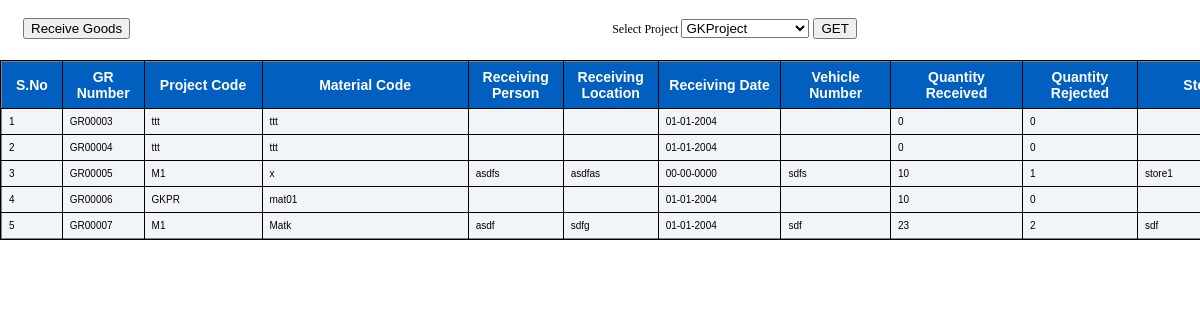
/goodreceipt.php, run on the app's committed database.
### tables this page shows
CREATE TABLE IF NOT EXISTS `receivedgoods` (
  `grno` int(11) NOT NULL,
  `rcvloc` varchar(40) NOT NULL,
  `rcvperson` varchar(40) NOT NULL,
  `rdate` date NOT NULL,
  `vehicleno` varchar(30) NOT NULL,
  `supname` varchar(40) NOT NULL,
  `matcode` varchar(30) NOT NULL,
  `pono` varchar(20) NOT NULL,
  `rcvqty` int(10) NOT NULL,
  `rjctqty` int(10) NOT NULL,
  `remarks` varchar(40) NOT NULL,
  `prid` varchar(15) NOT NULL,
  `rcvdept` varchar(30) NOT NULL,
  `vendor` varchar(30) NOT NULL,
  `issuedqty` int(10) NOT NULL,
  `strloc` varchar(50) NOT NULL,
  `matdisc` varchar(100) NOT NULL
);

### goodreceipt.php (the view, shortened to what this page needs)
<html>
<head>
</head>
<link href="css/style.css" rel="stylesheet" type="text/css" />
<link href="css/grcpt.css" rel="stylesheet" type="text/css" />
<body bgcolor="#f2f2f2">
					 <br/><br/><br/>
<?php
$prid = isset($_POST["prid"])?$_POST["prid"] : ' ';
$bomqry = mysql_query("select * from bom where prid='$prid'");
$getbomqry1 = mysql_fetch_array($bomqry);
$matdesc = $getbomqry1["matsdesc"];
?>
						<?php
							echo"<body bgcolor='silver'>
							";
							echo "<br><center><div id='font15'><div class='CSSTableGenerator'><div id='div1'>
							";
							echo "<table border='1' width='130%'><tr><td>S.No</td><td>GR Number</td><td>Project Code</td><td>Material Code</td>
							<td>Receiving Person</td><td>Receiving Location</td>
							<td>Receiving Date</td><td>Vehicle Number</td><td>Quantity Received</td><td>Quantity Rejected</td><td>Storage Location</td><td>Remarks</td><td>Edit</td><td>Delete</td></tr>";
						$sno = 0;
						if($prid==' '){
						$bomqry1 = mysql_query("select * from receivedgoods ");
						}
						else{
						$bomqry1 = mysql_query("select * from receivedgoods where prid='$prid'");
					}
						while($getbomqry = mysql_fetch_array($bomqry1)){
							$sno++;
							$rcvloc = isset($getbomqry["rcvloc"])? $getbomqry["rcvloc"] : '';
							$rcvperson = isset($getbomqry["rcvperson"])? $getbomqry["rcvperson"] : '' ;
							$rdate1 = isset($getbomqry["rdate"])? $getbomqry["rdate"] : '' ;
							$dateref = split("-",$rdate1,3);
							$day = $dateref[2];
							$month = $dateref[1];
							$year = $dateref[0];
							$rdate = $day."-".$month."-".$year;
							$vehno = isset($getbomqry["vehicleno"])? $getbomqry["vehicleno"] : '' ;
							$prid1 = isset($getbomqry["prid"])? $getbomqry["prid"] : '' ;
							$grno1 = isset($getbomqry["grno"])? $getbomqry["grno"] : '' ;
							$matcode = isset($getbomqry["matcode"])? $getbomqry["matcode"] : '' ;
							$rcvqty = isset($getbomqry["rcvqty"])? $getbomqry["rcvqty"] : '' ;
							$rjctqty = isset($getbomqry["rjctqty"])? $getbomqry["rjctqty"] : '' ;
							$remark = isset($getbomqry["remarks"])? $getbomqry["remarks"] : '' ;
							$strloc = isset($getbomqry["strloc"])? $getbomqry["strloc"] : '' ;
							if($grno1>0){
							$grno = "GR0000".$grno1;
						}
							echo "<tr><td>".$sno."</td><td>".$grno."</td><td>".$prid1."</td><td>".$matcode."</td><td>".$rcvperson."</td><td>".$rcvloc."</td><td>".$rdate."</td>
							<td>".$vehno."</td><td>".$rcvqty."</td><td>".$rjctqty."</td><td>".$strloc."</td><td>".$remark."</td>
							<td><a href='editgr.php?action=1&prid=".$prid1."&matcode=".$matcode."&matdesc=".$matdesc."&rcvperson=".$rcvperson."&rcvloc=".$rcvloc."
							&rdate=".$rdate."&vehno=".$vehno."&rcvqty=".$rcvqty."&rjctqty=".$rjctqty."&remark=".$remark."&strloc=".$strloc."&grno=".$grno1."'>Edit</a></td>
							<td><a href='deletegr.php?action=2&matcode=".$matcode."&rcvqty=".$rcvqty."&rjctqty=".$rjctqty."&grno=".$grno1."' onClick='return confirmdel()'>
							Delete</a></td></tr>";
						}
						?>
						</table></div></div></div>
						<br>
<table id="font5"><tr>
	<form name='form1' action='' method='post'>
<td>
	<input type="button" name="button1" value="Receive Goods" onClick="addnew()">
</td><td>
	</td><td>&nbsp;&nbsp;&nbsp;&nbsp;&nbsp;&nbsp;&nbsp;&nbsp;&nbsp;&nbsp;&nbsp;&nbsp;&nbsp;&nbsp;&nbsp;&nbsp;&nbsp;&nbsp;&nbsp;&nbsp;&nbsp;&nbsp;
	&nbsp;&nbsp;&nbsp;&nbsp;&nbsp;&nbsp;&nbsp;&nbsp;&nbsp;&nbsp;&nbsp;&nbsp;&nbsp;&nbsp;&nbsp;&nbsp;&nbsp;&nbsp;&nbsp;&nbsp;&nbsp;&nbsp;
	&nbsp;&nbsp;&nbsp;&nbsp;&nbsp;&nbsp;&nbsp;&nbsp;&nbsp;&nbsp;&nbsp;&nbsp;&nbsp;&nbsp;&nbsp;&nbsp;&nbsp;&nbsp;&nbsp;&nbsp;&nbsp;&nbsp;
	&nbsp;&nbsp;&nbsp;&nbsp;&nbsp;&nbsp;&nbsp;&nbsp;&nbsp;&nbsp;&nbsp;&nbsp;&nbsp;&nbsp;&nbsp;&nbsp;&nbsp;&nbsp;&nbsp;&nbsp;&nbsp;&nbsp;
	&nbsp;&nbsp;&nbsp;&nbsp;&nbsp;&nbsp;&nbsp;&nbsp;&nbsp;&nbsp;&nbsp;&nbsp;&nbsp;&nbsp;&nbsp;&nbsp;&nbsp;&nbsp;&nbsp;&nbsp;&nbsp;&nbsp;
	&nbsp;&nbsp;&nbsp;&nbsp;&nbsp;&nbsp;&nbsp;&nbsp;&nbsp;&nbsp;&nbsp;&nbsp;&nbsp;&nbsp;&nbsp;&nbsp;&nbsp;&nbsp;&nbsp;&nbsp;&nbsp;&nbsp;
	&nbsp;&nbsp;&nbsp;&nbsp;&nbsp;&nbsp;&nbsp;&nbsp;&nbsp;&nbsp;&nbsp;&nbsp;&nbsp;&nbsp;&nbsp;&nbsp;&nbsp;&nbsp;&nbsp;
	Select Project
	<select name="prid">
	<?php
							$recordset4 = mysql_query ("select * from project");
							while($record4 = mysql_fetch_array($recordset4)){
							echo"<option value='".$record4["prid"]."'>".$record4["prname"]."</option>";
								}
							?>
							</select>
	</td><td> <input type="button" name="button4" value="GET" onClick="getinfo()">
                             </td></tr>
                             </td></tr></table>
</body>
</html>

### css/style.css (style rules this page uses)
html, body { margin : 0; padding : 0; }
body { color : #333; background :white ; width : 100%; font : 73% "lucida sans", "Trebuchet MS", Arial, Helvetica, Tahoma, sans-serif; }
#font5 { color:black; position:fixed; left:20px; top:15px; font-size:10px; }
#font15 { color:black; position:absolute; left:0px; top:60px; font-size:10px; }
form { float: right; margin-bottom: 20px; }

### goodreceipt.php (style rules this page uses)
body,td,th { font-family: Verdana; font-size: 12px; }

### data on the page
receivedgoods: grno "GR00003", prid "ttt", matcode "ttt", rdate "01-01-2004", rcvqty "0", rjctqty "0"
receivedgoods: grno "GR00004", prid "ttt", matcode "ttt", rdate "01-01-2004", rcvqty "0", rjctqty "0"
receivedgoods: grno "GR00005", prid "M1", matcode "x", rcvperson "asdfs", rcvloc "asdfas", rdate "00-00-0000", vehicleno "sdfs", rcvqty "10", rjctqty "1", strloc "store1"
receivedgoods: grno "GR00006", prid "GKPR", matcode "mat01", rdate "01-01-2004", rcvqty "10", rjctqty "0"
receivedgoods: grno "GR00007", prid "M1", matcode "Matk", rcvperson "asdf", rcvloc "sdfg", rdate "01-01-2004", vehicleno "sdf", rcvqty "23", rjctqty "2", strloc "sdf"

### other printed values
form field prid "GKProject"
